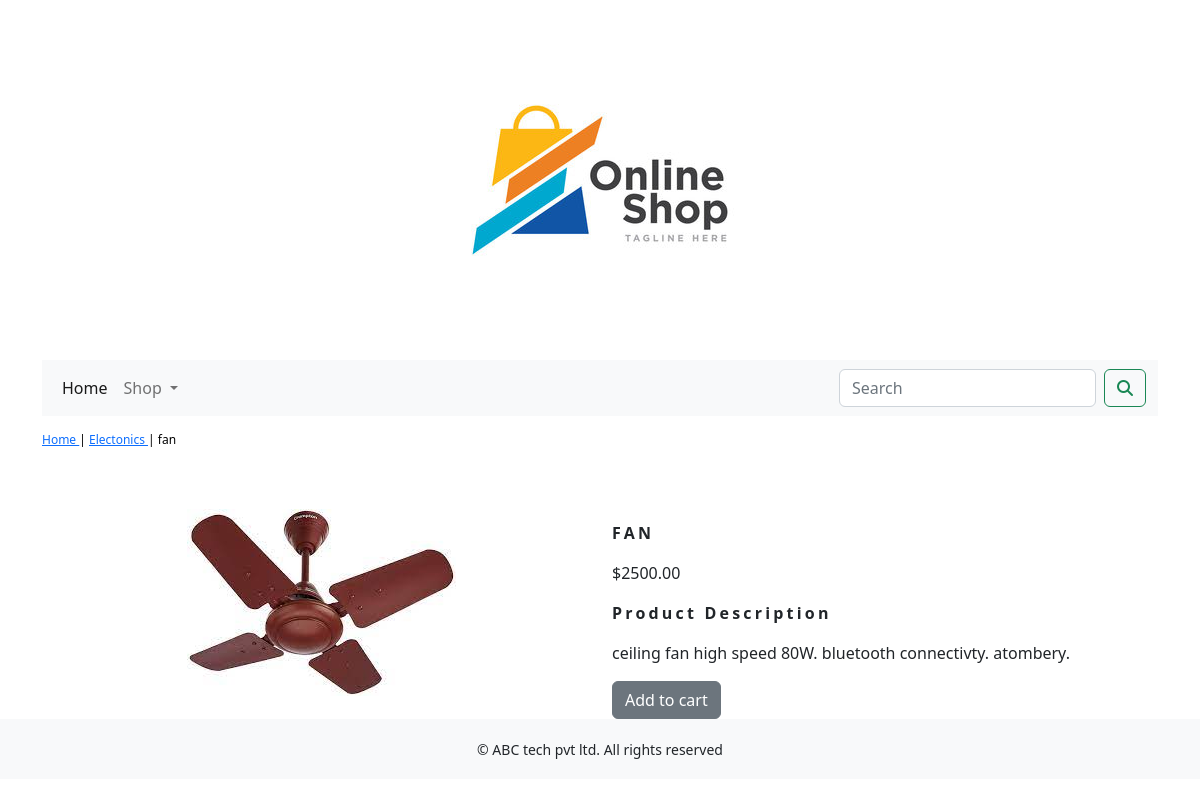
Screenshot of /shop/electonics/fan/ with the database file from the repository.
### shopapp/models.py (models this page shows, shortened)
class Product(models.Model):
    name = models.CharField(max_length=250, unique=True)
    slug = models.SlugField(max_length=250, unique=True)
    description = models.TextField(blank=True)
    price = models.DecimalField(max_digits=10, decimal_places=2)
    category = models.ForeignKey(Category, on_delete=models.CASCADE)
    image = models.ImageField(upload_to='product', blank=True)
    stock = models.IntegerField()
    available = models.BooleanField(default=True)
    created = models.DateTimeField(auto_now_add=True)
    updated = models.DateTimeField(auto_now=True)
    class Meta:
        ordering = ('name',)
        verbose_name = 'product'
        verbose_name_plural = 'products'

class Category(models.Model):
    name = models.CharField(max_length=250, unique=True)
    slug = models.SlugField(max_length=250, unique=True)
    description = models.TextField(blank=True)
    image = models.ImageField(upload_to='category', blank=True)
    class Meta:
        ordering = ('name',)
        verbose_name = 'category'
        verbose_name_plural = 'categories'
    def get_url(self):
        return reverse('shop:product_by_category',args=[self.slug])
    def __str__(self):
        return '{}'.format(self.name)

### shopapp/views.py (the view)
# urls.py: path('<slug:c_slug>/<slug:product_slug>/',views.proDetail, name='prodCatdetail')
def proDetail(request, c_slug, product_slug):
    try:
        product = Product.objects.get(category__slug=c_slug, slug=product_slug)
    except Exception as e:
        raise e
    return render(request,'product.html',{'product':product})

### cart/context_processors.py (called while the page is built)
def counter(request):
    item_count = 0
    if 'admin' in request.path:
        return {}
    else:
        try:
            cart = Cart.objects.filter(cart_id=_cart_id(request))
            car_items = CartItem.objects.all().filter(cart=cart[:1])
            for cat_item in car_items:
                item_count += cat_item.quantity
        except Cart.DoesNotExist:
            item_count = 0
    return  dict(item_count=item_count)

### cart/views.py (called while the page is built)
def _cart_id(request):
    cart = request.session.session_key
    if not cart:
        cart = request.session.create()
    return cart

### shopapp/context_processors.py (called while the page is built)
def menu_links(request):
    links = Category.objects.all()
    return dict(links=links)

### template/product.html (shortened to what this page needs)
{% extends 'base.html' %}
{% load static %}
{% block content %}
<div class="row my_prod_row_class">
  <div class="mx_auto">
    <p> <a href="{% url 'shop:allProdCat' %}">Home </a> | <a href = "{{product.category.get_url}}">{{product.category}} </a> | {{product.name}}</p>
  </div>
</div>
<div class="container">
<br>
<div class="row">
    <div class="col-12 col-sm-12 col-md-12 col-lg-6 text-center">
        <div style="min-width:18rem;">
            <img src="{{product.image.url}}" alt="{{product.name}}">
        </div>
    </div>
        <div class="col-12 col-sm-12 col-md-12 col-lg-6">
            <div>
            <h4 class="my_prod_title"><b>{{product.name}}</b></h4>
            <p>${{product.price}}</p>
            <p class="my_title"><b>Product Description</b></p>
            <p class="text-justify my_prod_text">{{product.description}}</p>
            {% if product.stock <= 0 %}
                <p class="text-justify my_prod_text"><b>Out of stock</b></p>
            {% else %}
                <a class="btn btn-secondary" href="{% url 'cart:add_cart' product.id %}">Add to cart</a>
            {% endif %}
        </div>
        </div>
</div>
</div>
</div>
    {% endblock %}

### static/css/custom.css (style rules this page uses)
.my_title { font-size : 16px; text_transform : uppercase; letter-spacing: .2em; }
.my_prod_row_class { padding-top : 15px; padding-bottom : 20px; }
.my_prod_row_class .mx_auto { color : #000; font-size : 12px; text-decoration : none; }
.my_prod_title { font-size : 16px; text-transform : uppercase ; letter-spacing: .2em; padding-top: 15px; padding-bottom :10px; }
.my_prod_text { padding-right :20px; }

### rows the page displays
Product: category "Electonics", name "fan", image (picture), name "FAN", price "2500.00", description "ceiling fan high speed 80W. bluetooth connectivty. atombery."
